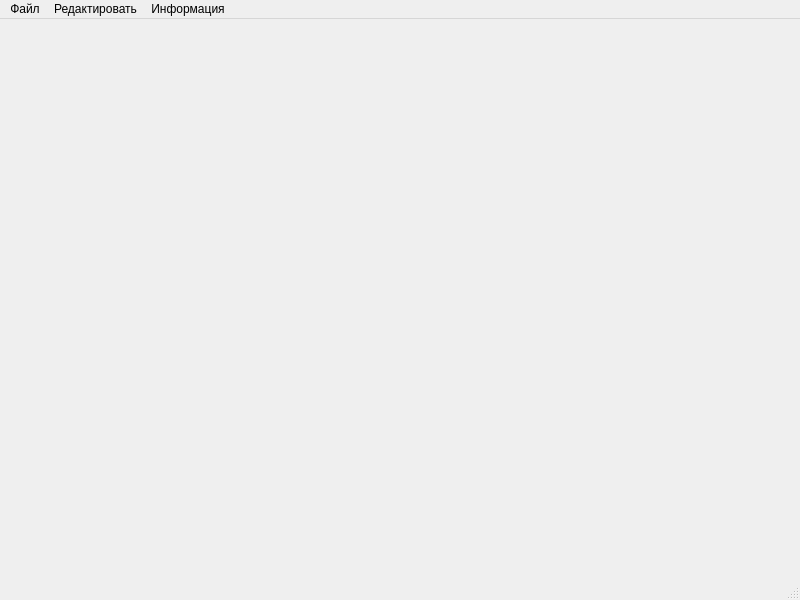
<?xml version="1.0" encoding="UTF-8"?>
<ui version="4.0">
 <class>Settings</class>
 <widget class="QMainWindow" name="Settings">
  <property name="geometry">
   <rect>
    <x>0</x>
    <y>0</y>
    <width>800</width>
    <height>600</height>
   </rect>
  </property>
  <property name="windowTitle">
   <string>MainWindow</string>
  </property>
  <widget class="QWidget" name="centralwidget"/>
  <widget class="QMenuBar" name="menubar">
   <property name="geometry">
    <rect>
     <x>0</x>
     <y>0</y>
     <width>800</width>
     <height>26</height>
    </rect>
   </property>
   <widget class="QMenu" name="fileMenu">
    <property name="title">
     <string>Файл</string>
    </property>
    <addaction name="separator"/>
    <addaction name="create"/>
    <addaction name="open"/>
    <addaction name="openRecent"/>
    <addaction name="separator"/>
    <addaction name="save"/>
    <addaction name="saveAs"/>
    <addaction name="separator"/>
    <addaction name="exportCSV"/>
    <addaction name="importCSV"/>
    <addaction name="separator"/>
    <addaction name="info"/>
   </widget>
   <widget class="QMenu" name="artistMenu">
    <property name="cursor">
     <cursorShape>ForbiddenCursor</cursorShape>
    </property>
    <property name="tearOffEnabled">
     <bool>false</bool>
    </property>
    <property name="title">
     <string>Редактировать</string>
    </property>
    <property name="toolTipsVisible">
     <bool>false</bool>
    </property>
    <addaction name="addArtist"/>
    <addaction name="editArtist"/>
    <addaction name="deleteArtist"/>
    <addaction name="separator"/>
   </widget>
   <widget class="QMenu" name="infoMenu">
    <property name="title">
     <string>Информация</string>
    </property>
    <addaction name="about"/>
    <addaction name="exit"/>
   </widget>
   <addaction name="fileMenu"/>
   <addaction name="artistMenu"/>
   <addaction name="infoMenu"/>
  </widget>
  <widget class="QStatusBar" name="statusbar"/>
  <action name="create">
   <property name="text">
    <string>Создать</string>
   </property>
  </action>
  <action name="open">
   <property name="text">
    <string>Открыть..</string>
   </property>
  </action>
  <action name="openRecent">
   <property name="text">
    <string>Открыть последний</string>
   </property>
  </action>
  <action name="save">
   <property name="text">
    <string>Сохранить</string>
   </property>
  </action>
  <action name="saveAs">
   <property name="text">
    <string>Сохранить как...</string>
   </property>
  </action>
  <action name="exportCSV">
   <property name="text">
    <string>Экспортировать</string>
   </property>
  </action>
  <action name="info">
   <property name="text">
    <string>Сведения о файле</string>
   </property>
  </action>
  <action name="addArtist">
   <property name="text">
    <string>Добавить карточку</string>
   </property>
  </action>
  <action name="editArtist">
   <property name="text">
    <string>Редактировать карточку</string>
   </property>
  </action>
  <action name="deleteArtist">
   <property name="text">
    <string>Удалить карточку</string>
   </property>
  </action>
  <action name="about">
   <property name="text">
    <string>О программе LabelStatistic</string>
   </property>
  </action>
  <action name="exit">
   <property name="text">
    <string>Выйти из LabelStatistic</string>
   </property>
  </action>
  <action name="importCSV">
   <property name="text">
    <string>Импортировать</string>
   </property>
  </action>
 </widget>
 <resources/>
 <connections/>
</ui>
